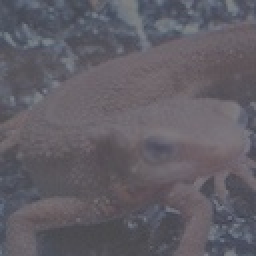
#> input picture Question_11_20/image_11_20/imori_dark.jpg, 128 x 128 px (shown 2 times larger)
$ python q20.py
#> lines starting #> are read from the running program, lines starting #| are printed output that depends on the picture
### Question_01_10/q2.py
import cv2
import numpy as np

def Gray(img_color):
    R = img_color[:,:,2].copy()
    G = img_color[:,:,1].copy()
    B = img_color[:,:,0].copy()

    img_gray = 0.2126 * R + 0.7152 * G + 0.0722 * B
    img_gray = img_gray.astype(np.uint8)
    return img_gray

# [8 lines that do not run on import are left out]

### Question_11_20/q20.py
import cv2
import numpy as np
import matplotlib.pyplot as plt

import sys
sys.path.append("..")
from Question_01_10.q2 import Gray

img = cv2.imread("./image_11_20/imori_dark.jpg")
#> img is the input picture: shape (128, 128, 3); mean B, G, R 101.9, 94, 97.2

plt.hist(img.ravel(), bins = 255, rwidth = 0.8, range=(0, 255))
plt.savefig("out.png")
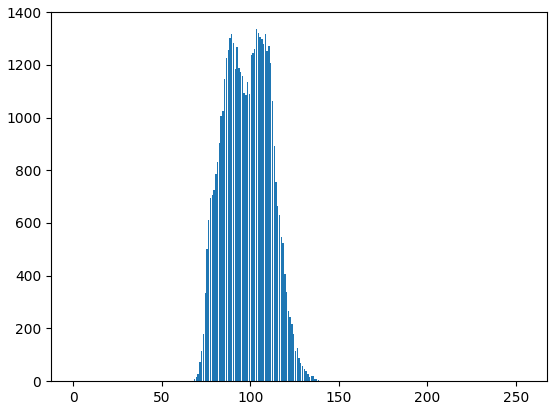
#> figure drawn by matplotlib, 1 panel; tallest bar 1335 high, from x = 103.1 to 103.9
plt.show()

img_g = Gray(img)
#> in Gray, `R = img_color[:,:,2].copy()`:
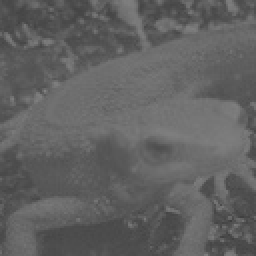
#> R: shape (128, 128) (shown 2 times larger); min 60, max 129, mean 97.2
#> in Gray, `B = img_color[:,:,0].copy()`:
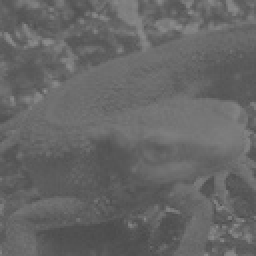
#> B: shape (128, 128) (shown 2 times larger); min 75, max 141, mean 101.9
plt.hist(img_g.ravel(), bins = 255, rwidth = 0.8, range=(0,255))
plt.savefig("out_g.png")
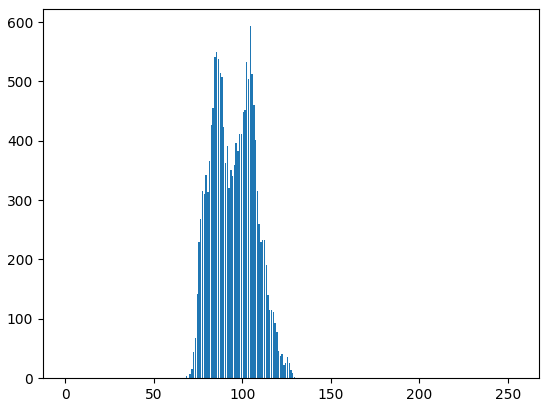
#> figure drawn by matplotlib, 1 panel; tallest bar 593 high, from x = 104.1 to 104.9
plt.show()
